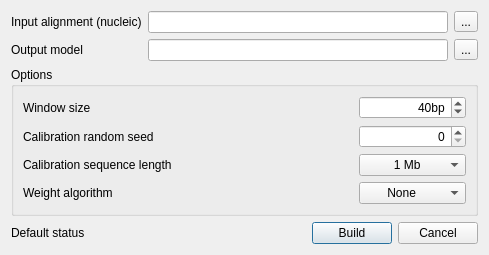
<ui version="4.0" >
 <class>SiteconBuildDialog</class>
 <widget class="QDialog" name="SiteconBuildDialog" >
  <property name="geometry" >
   <rect>
    <x>0</x>
    <y>0</y>
    <width>489</width>
    <height>243</height>
   </rect>
  </property>
  <property name="windowTitle" >
   <string>SITECON build</string>
  </property>
  <layout class="QVBoxLayout" name="verticalLayout" >
   <item>
    <layout class="QGridLayout" name="gridLayout_2" >
     <item row="0" column="0" >
      <widget class="QLabel" name="inputLabel" >
       <property name="text" >
        <string>Input alignment (nucleic)</string>
       </property>
      </widget>
     </item>
     <item row="0" column="1" >
      <widget class="QLineEdit" name="inputEdit" />
     </item>
     <item row="0" column="2" >
      <widget class="QToolButton" name="inputButton" >
       <property name="text" >
        <string>...</string>
       </property>
      </widget>
     </item>
     <item row="1" column="0" >
      <widget class="QLabel" name="outputLabel" >
       <property name="text" >
        <string>Output model</string>
       </property>
      </widget>
     </item>
     <item row="1" column="1" >
      <widget class="QLineEdit" name="outputEdit" />
     </item>
     <item row="1" column="2" >
      <widget class="QToolButton" name="outputButton" >
       <property name="text" >
        <string>...</string>
       </property>
      </widget>
     </item>
    </layout>
   </item>
   <item>
    <widget class="QGroupBox" name="optionsBox" >
     <property name="title" >
      <string>Options</string>
     </property>
     <layout class="QGridLayout" name="gridLayout" >
      <item row="0" column="0" >
       <widget class="QLabel" name="windowSizeLabel" >
        <property name="toolTip" >
         <string>Window is used to pick out the most important alignment region and is located at the center of the alignment.
           Must be: windows size is not greater than TFBS alignment length,
           recommended: windows size is not greater than 50 bp.</string>
        </property>
        <property name="text" >
         <string>Window size</string>
        </property>
       </widget>
      </item>
      <item row="0" column="1" >
       <spacer name="horizontalSpacer_2" >
        <property name="orientation" >
         <enum>Qt::Horizontal</enum>
        </property>
        <property name="sizeHint" stdset="0" >
         <size>
          <width>40</width>
          <height>20</height>
         </size>
        </property>
       </spacer>
      </item>
      <item row="0" column="2" >
       <widget class="QSpinBox" name="windowSizeSpin" >
        <property name="minimumSize" >
         <size>
          <width>70</width>
          <height>0</height>
         </size>
        </property>
        <property name="toolTip" >
         <string>Window is used to pick out the most important alignment region and is located at the center of the alignment.
           Must be: windows size is not greater than TFBS alignment length,
           recommended: windows size is not greater than 50 bp.</string>
        </property>
        <property name="alignment" >
         <set>Qt::AlignRight|Qt::AlignTrailing|Qt::AlignVCenter</set>
        </property>
        <property name="suffix" >
         <string>bp</string>
        </property>
        <property name="minimum" >
         <number>1</number>
        </property>
        <property name="maximum" >
         <number>1000</number>
        </property>
        <property name="value" >
         <number>40</number>
        </property>
       </widget>
      </item>
      <item row="1" column="0" >
       <widget class="QLabel" name="windowSizeLabel_2" >
        <property name="toolTip" >
         <string>The random seed, where &lt;n&gt; is a positive integer. You can use this option to generate reproducible results for different runs on the same data.</string>
        </property>
        <property name="text" >
         <string>Calibration random seed</string>
        </property>
       </widget>
      </item>
      <item row="1" column="1" >
       <spacer name="horizontalSpacer_3" >
        <property name="orientation" >
         <enum>Qt::Horizontal</enum>
        </property>
        <property name="sizeHint" stdset="0" >
         <size>
          <width>207</width>
          <height>20</height>
         </size>
        </property>
       </spacer>
      </item>
      <item row="1" column="2" >
       <widget class="QSpinBox" name="seedSpin" >
        <property name="minimumSize" >
         <size>
          <width>64</width>
          <height>0</height>
         </size>
        </property>
        <property name="toolTip" >
         <string>The random seed, where &lt;n&gt; is a positive integer. You can use this option to generate reproducible results for different runs on the same data.</string>
        </property>
        <property name="alignment" >
         <set>Qt::AlignRight|Qt::AlignTrailing|Qt::AlignVCenter</set>
        </property>
        <property name="suffix" >
         <string/>
        </property>
        <property name="minimum" >
         <number>0</number>
        </property>
        <property name="maximum" >
         <number>2000000000</number>
        </property>
        <property name="value" >
         <number>0</number>
        </property>
       </widget>
      </item>
      <item row="2" column="0" >
       <widget class="QLabel" name="windowSizeLabel_3" >
        <property name="toolTip" >
         <string>Length of random synthetic sequences used to calibrate the profile. Should not be less than window size.</string>
        </property>
        <property name="text" >
         <string>Calibration sequence length</string>
        </property>
       </widget>
      </item>
      <item row="2" column="1" >
       <spacer name="horizontalSpacer_4" >
        <property name="orientation" >
         <enum>Qt::Horizontal</enum>
        </property>
        <property name="sizeHint" stdset="0" >
         <size>
          <width>244</width>
          <height>20</height>
         </size>
        </property>
       </spacer>
      </item>
      <item row="2" column="2" >
       <widget class="QComboBox" name="calibrationSeqLenBox" >
        <property name="toolTip" >
         <string>Length of random synthetic sequences used to calibrate the profile. Should not be less than window size.</string>
        </property>
        <property name="layoutDirection" >
         <enum>Qt::LeftToRight</enum>
        </property>
        <property name="styleSheet" >
         <string notr="true" />
        </property>
        <property name="currentIndex" >
         <number>2</number>
        </property>
        <item>
         <property name="text" >
          <string>       100 Kb</string>
         </property>
        </item>
        <item>
         <property name="text" >
          <string>       500 Kb</string>
         </property>
        </item>
        <item>
         <property name="text" >
          <string>         1 Mb</string>
         </property>
        </item>
        <item>
         <property name="text" >
          <string>         5 Mb</string>
         </property>
        </item>
       </widget>
      </item>
      <item row="3" column="0" >
       <widget class="QLabel" name="label" >
        <property name="toolTip" >
         <string>Optional feature, in most cases applying no weight will fit. In some cases choosing algorithm 2 will increase the recognition quality.</string>
        </property>
        <property name="text" >
         <string>Weight algorithm</string>
        </property>
       </widget>
      </item>
      <item row="3" column="1" >
       <spacer name="horizontalSpacer_5" >
        <property name="orientation" >
         <enum>Qt::Horizontal</enum>
        </property>
        <property name="sizeHint" stdset="0" >
         <size>
          <width>234</width>
          <height>20</height>
         </size>
        </property>
       </spacer>
      </item>
      <item row="3" column="2" >
       <widget class="QComboBox" name="weightAlgCombo" >
        <property name="toolTip" >
         <string>Optional feature, in most cases applying no weight will fit. In some cases choosing algorithm 2 will increase the recognition quality.</string>
        </property>
        <property name="layoutDirection" >
         <enum>Qt::LeftToRight</enum>
        </property>
        <item>
         <property name="text" >
          <string>       None</string>
         </property>
        </item>
        <item>
         <property name="text" >
          <string>  Algorithm N2</string>
         </property>
        </item>
       </widget>
      </item>
     </layout>
    </widget>
   </item>
   <item>
    <spacer name="verticalSpacer" >
     <property name="orientation" >
      <enum>Qt::Vertical</enum>
     </property>
     <property name="sizeHint" stdset="0" >
      <size>
       <width>20</width>
       <height>10</height>
      </size>
     </property>
    </spacer>
   </item>
   <item>
    <layout class="QHBoxLayout" name="horizontalLayout" >
     <item>
      <widget class="QLabel" name="statusLabel" >
       <property name="text" >
        <string>Default status</string>
       </property>
      </widget>
     </item>
     <item>
      <spacer name="horizontalSpacer_1" >
       <property name="orientation" >
        <enum>Qt::Horizontal</enum>
       </property>
       <property name="sizeHint" stdset="0" >
        <size>
         <width>40</width>
         <height>20</height>
        </size>
       </property>
      </spacer>
     </item>
     <item>
      <widget class="QPushButton" name="okButton" >
       <property name="text" >
        <string>Build</string>
       </property>
      </widget>
     </item>
     <item>
      <widget class="QPushButton" name="cancelButton" >
       <property name="text" >
        <string>Cancel</string>
       </property>
      </widget>
     </item>
    </layout>
   </item>
  </layout>
 </widget>
 <resources/>
 <connections>
  <connection>
   <sender>cancelButton</sender>
   <signal>clicked()</signal>
   <receiver>SiteconBuildDialog</receiver>
   <slot>reject()</slot>
   <hints>
    <hint type="sourcelabel" >
     <x>395</x>
     <y>142</y>
    </hint>
    <hint type="destinationlabel" >
     <x>222</x>
     <y>82</y>
    </hint>
   </hints>
  </connection>
 </connections>
</ui>
